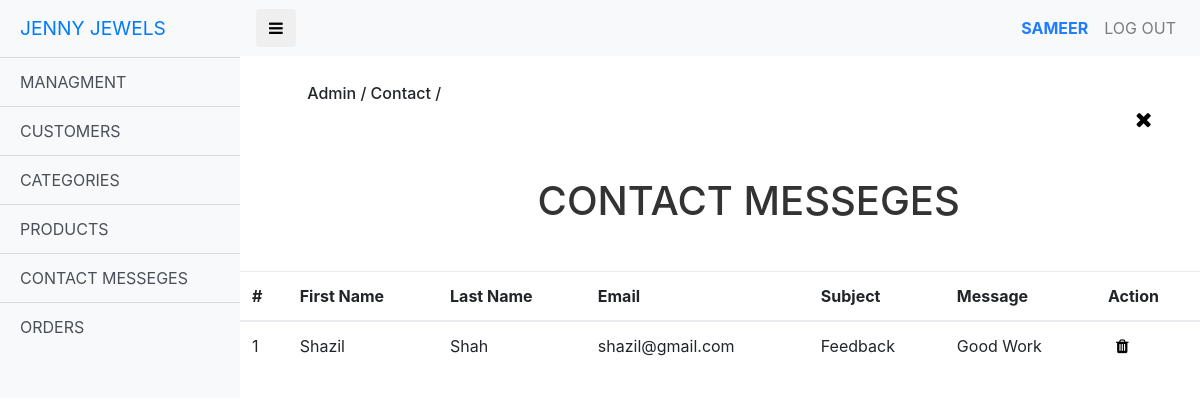
The page /viewcontact.php (signed in) on the database its author committed.
### tables this page shows
CREATE TABLE `contact` (
  `id` int(11) NOT NULL,
  `firstname` varchar(20) NOT NULL,
  `lastname` varchar(20) NOT NULL,
  `email` varchar(50) NOT NULL,
  `subject` varchar(30) NOT NULL,
  `message` varchar(255) NOT NULL
);

### viewcontact.php (the view)
<?php
 include("header2.php");
 include("action_contact.php");
 ?>
<H6 style="margin-left: 7%; margin-top: 3%;">Admin / Contact /</H6>
<h6><a href="admin.php"  style="float: right; margin-right: 5%; text-decoration: none; color: black;"><i class="fa fa-times fa-lg"></i></a></h6>
<div style="margin-top: 8%; ">
      <h1 style="margin-left: 31%; color:#333333;">CONTACT MESSEGES</h1>
<div class="mt-5">
			<table class="table  table-stripped tbl">
    <thead>
      <tr>
        <th>#</th>
        <th>First Name</th>
        <th>Last Name</th>
        <th>Email</th>
        <th>Subject</th>
        <th>Message</th>
        <th>Action</th>
      </tr>
    </thead>
    <tbody>
    			 	<?php
 $query = "select * from contact ";
 $result = mysqli_query($conn,$query);
 while($res = mysqli_fetch_array($result)){
 ?>
      <tr>
        <td><?php echo $res['id'];  ?></td>
        <td><?php echo $res['firstname'];  ?></td>
        <td><?php echo $res['lastname'];  ?></td>
        <td><?php echo $res['email'];  ?></td>
        <td><?php echo $res['subject'];  ?></td>
        <td><?php echo $res['message'];  ?></td>
         <td>
 	<a href="viewcontact.php?delete=<?php echo $res['id']; ?>" class="p-2"  onclick="return confirm('Do you want to delete this message ? ') style="text-decoration: none; color: black;"><i class="fa fa-trash" style="color: black;"></i></a>
 </td>
      </tr>
     <?php
 }
 ?>
  </table>
	</div>
<?php
  include("footer2.php");
?>

### css/simple-sidebar.css (style rules this page uses)
body { overflow-x: hidden; }

### rows shown on the page
contact: id "1", firstname "Shazil", lastname "Shah", email "shazil@gmail.com", subject "Feedback", message "Good Work"

### other values the page prints
$_SESSION['adminname'] "SAMEER"
